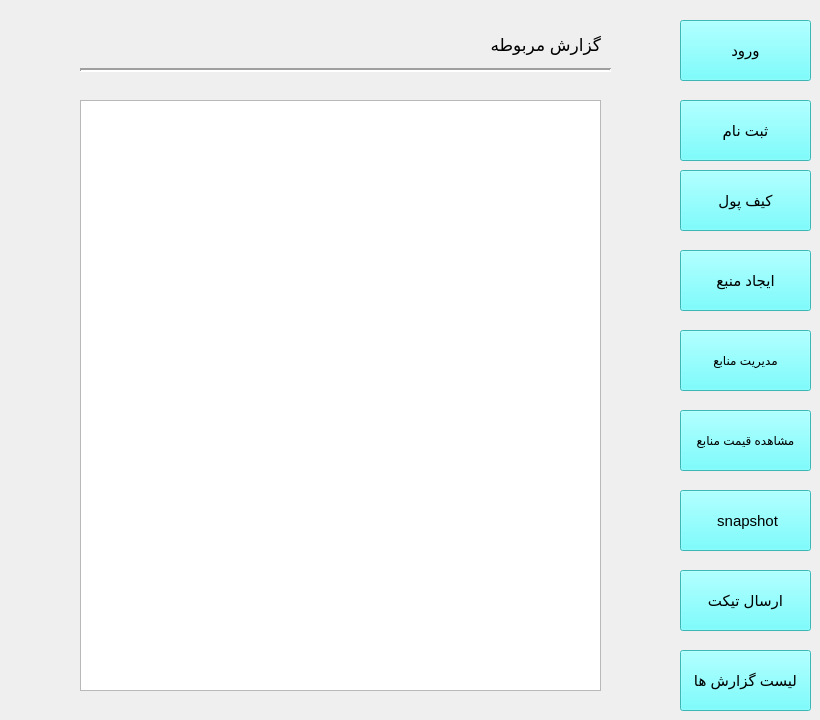
    <widget class="QWidget" name="page_10">
     <widget class="QPushButton" name="login_btn2_14">
      <property name="geometry">
       <rect>
        <x>680</x>
        <y>20</y>
        <width>131</width>
        <height>61</height>
       </rect>
      </property>
      <property name="font">
       <font>
        <pointsize>11</pointsize>
       </font>
      </property>
      <property name="styleSheet">
       <string notr="true">background-color: rgb(255, 255, 255);
background-color: rgb(85, 255, 255);</string>
      </property>
      <property name="text">
       <string>ورود</string>
      </property>
     </widget>
     <widget class="QPushButton" name="pushButton_67">
      <property name="geometry">
       <rect>
        <x>680</x>
        <y>330</y>
        <width>131</width>
        <height>61</height>
       </rect>
      </property>
      <property name="font">
       <font>
        <pointsize>9</pointsize>
        <weight>50</weight>
        <bold>false</bold>
       </font>
      </property>
      <property name="styleSheet">
       <string notr="true">background-color: rgb(255, 255, 255);
background-color: rgb(85, 255, 255);</string>
      </property>
      <property name="text">
       <string>مدیریت منابع</string>
      </property>
     </widget>
     <widget class="QPushButton" name="pushButton_68">
      <property name="geometry">
       <rect>
        <x>680</x>
        <y>410</y>
        <width>131</width>
        <height>61</height>
       </rect>
      </property>
      <property name="font">
       <font>
        <pointsize>9</pointsize>
       </font>
      </property>
      <property name="styleSheet">
       <string notr="true">background-color: rgb(85, 255, 255);</string>
      </property>
      <property name="text">
       <string>مشاهده قیمت منابع</string>
      </property>
     </widget>
     <widget class="QPushButton" name="pushButton_69">
      <property name="geometry">
       <rect>
        <x>680</x>
        <y>650</y>
        <width>131</width>
        <height>61</height>
       </rect>
      </property>
      <property name="font">
       <font>
        <pointsize>11</pointsize>
       </font>
      </property>
      <property name="styleSheet">
       <string notr="true">background-color: rgb(85, 255, 255);</string>
      </property>
      <property name="text">
       <string>لیست گزارش ها</string>
      </property>
     </widget>
     <widget class="QPushButton" name="pushButton_70">
      <property name="geometry">
       <rect>
        <x>680</x>
        <y>250</y>
        <width>131</width>
        <height>61</height>
       </rect>
      </property>
      <property name="font">
       <font>
        <pointsize>11</pointsize>
       </font>
      </property>
      <property name="styleSheet">
       <string notr="true">background-color: rgb(85, 255, 255);</string>
      </property>
      <property name="text">
       <string>ایجاد منبع</string>
      </property>
     </widget>
     <widget class="QPushButton" name="pushButton_71">
      <property name="geometry">
       <rect>
        <x>680</x>
        <y>490</y>
        <width>131</width>
        <height>61</height>
       </rect>
      </property>
      <property name="font">
       <font>
        <pointsize>11</pointsize>
       </font>
      </property>
      <property name="styleSheet">
       <string notr="true">background-color: rgb(85, 255, 255);</string>
      </property>
      <property name="text">
       <string> snapshot</string>
      </property>
     </widget>
     <widget class="QPushButton" name="pushButton_72">
      <property name="geometry">
       <rect>
        <x>680</x>
        <y>570</y>
        <width>131</width>
        <height>61</height>
       </rect>
      </property>
      <property name="font">
       <font>
        <pointsize>11</pointsize>
       </font>
      </property>
      <property name="styleSheet">
       <string notr="true">background-color: rgb(85, 255, 255);</string>
      </property>
      <property name="text">
       <string>ارسال تیکت</string>
      </property>
     </widget>
     <widget class="QPushButton" name="wallet_btn_10">
      <property name="geometry">
       <rect>
        <x>680</x>
        <y>170</y>
        <width>131</width>
        <height>61</height>
       </rect>
      </property>
      <property name="font">
       <font>
        <pointsize>11</pointsize>
       </font>
      </property>
      <property name="styleSheet">
       <string notr="true">background-color: rgb(85, 255, 255);</string>
      </property>
      <property name="text">
       <string>کیف پول</string>
      </property>
     </widget>
     <widget class="QPushButton" name="sabtenam_btn3_10">
      <property name="geometry">
       <rect>
        <x>680</x>
        <y>100</y>
        <width>131</width>
        <height>61</height>
       </rect>
      </property>
      <property name="font">
       <font>
        <pointsize>11</pointsize>
       </font>
      </property>
      <property name="styleSheet">
       <string notr="true">background-color: rgb(85, 255, 255);</string>
      </property>
      <property name="text">
       <string>ثبت نام</string>
      </property>
     </widget>
     <widget class="Line" name="line_18">
      <property name="geometry">
       <rect>
        <x>80</x>
        <y>60</y>
        <width>531</width>
        <height>20</height>
       </rect>
      </property>
      <property name="lineWidth">
       <number>2</number>
      </property>
      <property name="orientation">
       <enum>Qt::Horizontal</enum>
      </property>
     </widget>
     <widget class="QLabel" name="label_182">
      <property name="geometry">
       <rect>
        <x>460</x>
        <y>30</y>
        <width>141</width>
        <height>31</height>
       </rect>
      </property>
      <property name="font">
       <font>
        <pointsize>13</pointsize>
       </font>
      </property>
      <property name="text">
       <string>گزارش مربوطه</string>
      </property>
     </widget>
     <widget class="QTextEdit" name="textEdit_3">
      <property name="geometry">
       <rect>
        <x>80</x>
        <y>100</y>
        <width>521</width>
        <height>591</height>
       </rect>
      </property>
     </widget>
    </widget>
